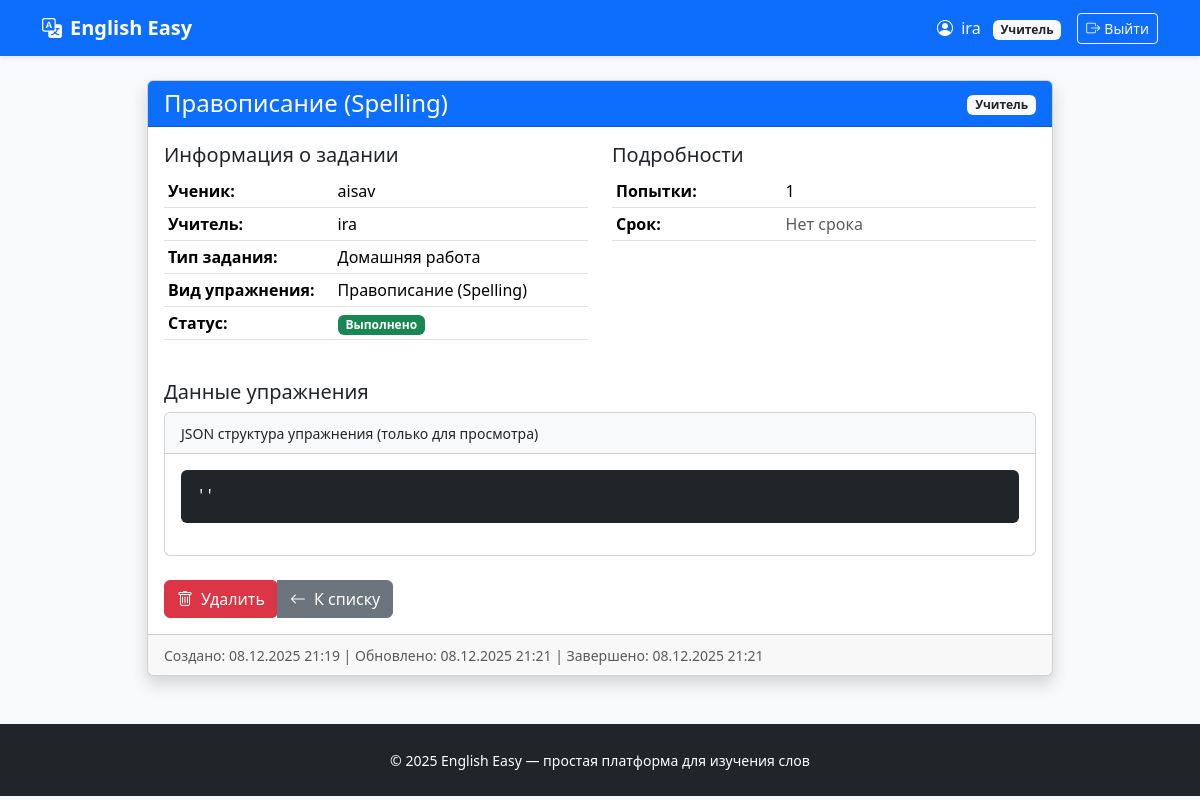
The app's page /exercises/detail/43/ (signed in) with its own data.
### users/models.py (models this page shows, shortened)
class User(AbstractUser):
    ROLE_CHOICES = (
        ('teacher', 'Учитель'),
        ('student', 'Ученик'),
    )
    role = models.CharField(max_length=10, choices=ROLE_CHOICES, default='student')
    def is_teacher(self):
        return self.role == 'teacher'
    def is_student(self):
        return self.role == 'student'

### exercises/models.py (models this page shows, shortened)
class Exercise(models.Model):
    ASSIGNMENT_TYPE_CHOICES = [
        ('homework', 'Домашняя работа'),
        ('classwork', 'Работа на уроке'),
        ('test', 'Контрольная работа'),
    ]
    STATUS_CHOICES = [
        ('not_started', 'Не начато'),
        ('in_progress', 'В процессе'),
        ('completed', 'Выполнено'),
        ('graded', 'Проверено'),
    ]
    description = models.TextField('Описание', blank=True)
    student = models.ForeignKey(
        settings.AUTH_USER_MODEL,
        on_delete=models.CASCADE,
        related_name='exercises',
        limit_choices_to={'role': 'student'},
        verbose_name='Ученик'
    )
    teacher = models.ForeignKey(
        settings.AUTH_USER_MODEL,
        on_delete=models.CASCADE,
        related_name='created_exercises',
        limit_choices_to={'role': 'teacher'},
        verbose_name='Учитель'
    )
    assignment_type = models.CharField(
        'Тип задания',
        max_length=20,
        choices=ASSIGNMENT_TYPE_CHOICES,
        default='homework'
    )
    status = models.CharField(
        'Статус',
        max_length=20,
        choices=STATUS_CHOICES,
        default='not_started'
    )
    attempts = models.IntegerField('Количество попыток', default=0)
    created_at = models.DateTimeField('Создано', auto_now_add=True)
    updated_at = models.DateTimeField('Обновлено', auto_now=True)
    due_date = models.DateTimeField('Срок выполнения', null=True, blank=True)
    completed_at = models.DateTimeField('Завершено', null=True, blank=True)
    teacher_comment = models.TextField('Комментарий учителя', blank=True)
    exercise_type = models.CharField('Тип упражнения', max_length=50, default='spelling_drag_drop')
    class Meta:
        verbose_name = 'Упражнение'
        verbose_name_plural = 'Упражнения'
        ordering = ['-created_at']
    def is_overdue(self):
        if self.due_date and timezone.now() > self.due_date:
            return True
        return False
    def get_exercise_type_display(self):
        if self.exercise_type == 'spelling_drag_drop':
            try:
                return self.spellingdragdropexercise.get_type_display()
            except SpellingDragDropExercise.DoesNotExist:
                return 'Spelling/Drag & Drop'
        elif self.exercise_type == 'drag_drop':  # ДОБАВИТЬ
            return 'Drag & Drop'
        elif self.exercise_type == 'letter_soup':
            return 'Буквенный суп'
        else:
            return self.exercise_type
    def get_assignment_type_display(self):
        return dict(self.ASSIGNMENT_TYPE_CHOICES).get(self.assignment_type, self.assignment_type)

class SpellingDragDropExercise(models.Model):
    EXERCISE_TYPE_CHOICES = [
        ('spelling', 'Правописание (Spelling)'),
        ('drag_and_drop', 'Перетаскивание (Drag and Drop)'),
    ]
    exercise = models.OneToOneField(
        Exercise,
        on_delete=models.CASCADE,
        related_name='spellingdragdropexercise',
        primary_key=True
    )
    type = models.CharField(
        'Тип упражнения',
        max_length=20,
        choices=EXERCISE_TYPE_CHOICES,
        default='spelling'
    )
    pairs = models.JSONField('Пары слов', default=list)
    shuffle_letters = models.BooleanField('Перемешивать буквы', default=True)
    show_hints = models.BooleanField('Показывать подсказки', default=True)
    class Meta:
        verbose_name = 'Spelling/Drag & Drop упражнение'
        verbose_name_plural = 'Spelling/Drag & Drop упражнения'

### exercises/views.py (the view)
# urls.py: path('detail/<int:exercise_id>/', views.exercise_detail, name='exercise_detail'),
@login_required
def exercise_detail(request, exercise_id):
    exercise = get_object_or_404(Exercise, id=exercise_id)
    if not (request.user == exercise.student or request.user == exercise.teacher):
        messages.error(request, 'У вас нет доступа к этому упражнению')
        return redirect('dashboard:home')
    return render(request, 'exercises/detail.html', {
        'exercise': exercise,
        'is_teacher': request.user.is_teacher(),
        'is_student': request.user.is_student(),
    })

### exercises/templates/exercises/detail.html (shortened to what this page needs)
{% extends 'base.html' %}
{% block content %}
    <div class="container">
        <div class="row justify-content-center">
            <div class="col-lg-10">
                <div class="card shadow">
                    <div class="card-header {% if exercise.is_overdue %}bg-danger text-white{% else %}bg-primary text-white{% endif %}">
                        <div class="d-flex justify-content-between align-items-center">
                            <h4 class="mb-0">{{ exercise.get_exercise_type_display }}</h4>
                            <div>
                                {% if is_teacher %}
                                    <span class="badge bg-light text-dark">Учитель</span>
                                {% else %}
                                    <span class="badge bg-success">Ученик</span>
                                {% endif %}
                            </div>
                        </div>
                    </div>
                    <div class="card-body">
                        <div class="row mb-4">
                            <div class="col-md-6">
                                <h5>Информация о задании</h5>
                                <table class="table table-sm">
                                    <tr>
                                        <th width="40%">Ученик:</th>
                                        <td>{{ exercise.student.get_full_name|default:exercise.student.username }}</td>
                                    </tr>
                                    <tr>
                                        <th>Учитель:</th>
                                        <td>{{ exercise.teacher.get_full_name|default:exercise.teacher.username }}</td>
                                    </tr>
                                    <tr>
                                        <th>Тип задания:</th>
                                        <td>{{ exercise.get_assignment_type_display }}</td>
                                    </tr>
                                    <tr>
                                        <th>Вид упражнения:</th>
                                        <td>{{ exercise.get_exercise_type_display }}</td>
                                    </tr>
                                    <tr>
                                        <th>Статус:</th>
                                        <td>
                                        <span class="badge bg-{{ exercise.status }}">
                                            {{ exercise.get_status_display }}
                                        </span>
                                        </td>
                                    </tr>
                                </table>
                            </div>
                            <div class="col-md-6">
                                <h5>Подробности</h5>
                                <table class="table table-sm">
                                    <tr>
                                        <th width="40%">Попытки:</th>
                                        <td>{{ exercise.attempts }}</td>
                                    </tr>
                                    <tr>
                                        <th>Срок:</th>
                                        <td>
                                            {% if exercise.due_date %}
                                                {{ exercise.due_date|date:"d.m.Y H:i" }}
                                                {% if exercise.is_overdue %}
                                                    <span class="badge bg-danger ms-2">Просрочено</span>
                                                {% endif %}
                                            {% else %}
                                                <span class="text-muted">Нет срока</span>
                                            {% endif %}
                                        </td>
                                    </tr>
                                </table>
                            </div>
                        </div>
                        <div class="mb-4">
                            <h5>Данные упражнения</h5>
                            <div class="card">
                                <div class="card-header bg-light">
                                    <small>JSON структура упражнения (только для просмотра)</small>
                                </div>
                                <div class="card-body">
                                    <pre class="bg-dark text-light p-3 rounded"
                                         style="max-height: 300px; overflow: auto;"><code>{{ exercise.exercise_data|pprint }}</code></pre>
                                </div>
                            </div>
                        </div>
                        <div class="mt-4">
                            {% if is_teacher %}
                                <div class="btn-group">
                                    <form method="post"
                                          action="{% url 'exercises:delete_exercise' exercise.id %}"
                                          onsubmit="return confirm('Вы уверены, что хотите удалить это упражнение?')">
                                        <button type="submit" class="btn btn-danger">
                                            <i class="bi bi-trash me-2"></i>Удалить
                                        </button>
                                    </form>
                                    <a href="{% url 'exercises:teacher_exercises_for_student' exercise.student.id %}"
                                       class="btn btn-secondary">
                                        <i class="bi bi-arrow-left me-2"></i>К списку
                                    </a>
                                </div>
                            {% else %}
                                <a href="{% url 'exercises:my_exercises' %}" class="btn btn-secondary">
                                    <i class="bi bi-arrow-left me-2"></i>К моим упражнениям
                                </a>
                            {% endif %}
                        </div>
                    </div>
                    <div class="card-footer text-muted">
                        <small>
                            Создано: {{ exercise.created_at|date:"d.m.Y H:i" }} |
                            Обновлено: {{ exercise.updated_at|date:"d.m.Y H:i" }}
                            {% if exercise.completed_at %}
                                | Завершено: {{ exercise.completed_at|date:"d.m.Y H:i" }}
                            {% endif %}
                        </small>
                    </div>
                </div>
            </div>
        </div>
    </div>
{% endblock %}

### templates/base.html (shortened to what this page needs)
<!DOCTYPE html>
<html lang="ru">
<head>
    <link href="https://cdn.jsdelivr.net/npm/bootstrap@5.3.3/dist/css/bootstrap.min.css" rel="stylesheet">
    <link href="https://cdn.jsdelivr.net/npm/bootstrap-icons@1.11.0/font/bootstrap-icons.css" rel="stylesheet">
</head>
<body>
<nav class="navbar navbar-expand-lg navbar-dark bg-primary shadow-sm">
    <div class="container">
        <a class="navbar-brand fw-bold" href="{% url 'users:home' %}">
            <i class="bi bi-translate me-2"></i>English Easy
        </a>
        <div class="navbar-nav ms-auto align-items-center">
            {% if user.is_authenticated %}
                <span class="text-white me-3">
                    <i class="bi bi-person-circle me-1"></i>
                    {{ user.username }}
                    {% if user.is_teacher %}
                        <span class="badge bg-light text-dark ms-2">Учитель</span>
                    {% else %}
                        <span class="badge bg-success text-white ms-2">Ученик</span>
                    {% endif %}
                </span>
                <form method="post" action="{% url 'users:logout' %}" class="d-inline">
                    <button type="submit" class="btn btn-outline-light btn-sm">
                        <i class="bi bi-box-arrow-right me-1"></i>Выйти
                    </button>
                </form>
            {% else %}
                <a href="{% url 'users:home' %}#login" class="btn btn-outline-light btn-sm">
                    <i class="bi bi-box-arrow-in-right me-1"></i>Вход
                </a>
            {% endif %}
        </div>
    </div>
</nav>
<main class="container mt-4 mb-5">
    {% block content %}
    {% endblock %}
</main>
<footer class="bg-dark text-white py-4 mt-auto">
    <div class="container text-center">
        <small>© 2025 English Easy — простая платформа для изучения слов</small>
    </div>
</footer>
</body>
</html>

### templates/base.html (style rules this page uses)
body { background: #f8f9fa; }
.navbar-brand { font-weight: 800; }

### exercises/templates/exercises/detail.html (style rules this page uses)
.bg-completed { background-color: #198754; }

### records on screen
User: username "ira"
Exercise: exercise_type "Правописание (Spelling)", student.get_full_name "aisav", teacher.get_full_name "ira", assignment_type "Домашняя работа", status "Выполнено", attempts "1", created_at "08.12.2025 21:19", updated_at "08.12.2025 21:21", completed_at "08.12.2025 21:21"

### other values on screen
{{ exercise.exercise_data|pprint }} "''"
